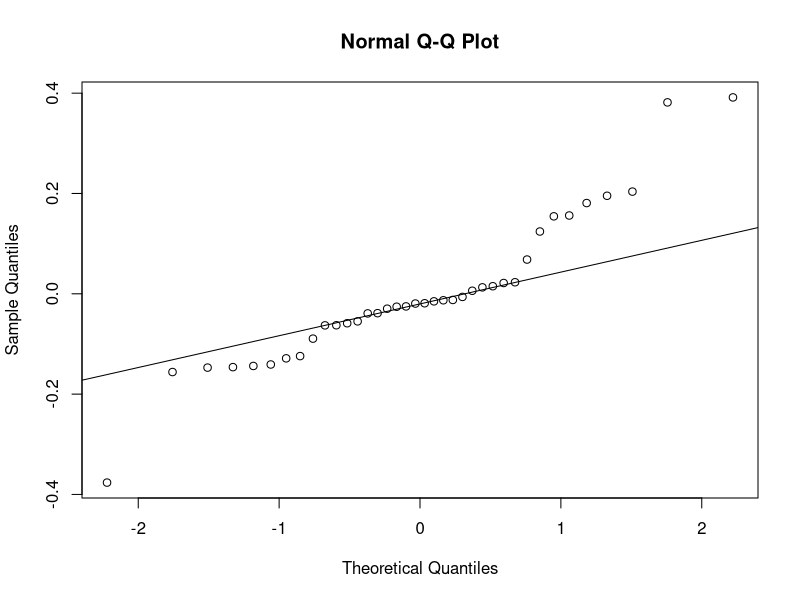
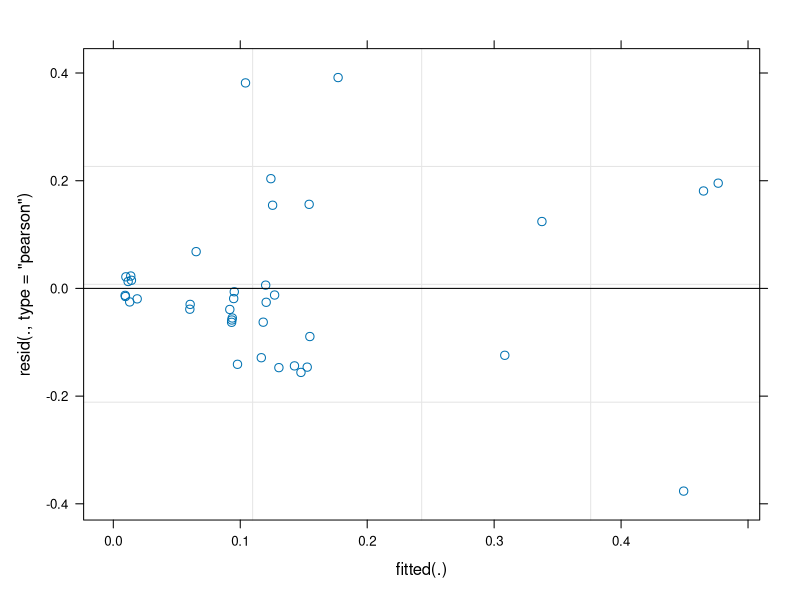

The R script that drew these images, in order: (Note: this script raises an error after producing the figures.)
### Mixed effects models of Pinyon N transformations ###
# Used to analyze data with grouped or hierarchical structures 

rm(list=ls()); graphics.off()
library(tidyverse)
library(here)
library(nlme)
library(lme4)
library(readxl)
library(emmeans)
library(Matrix)
library(Hmisc) #check if it can handle lnme model to calculate pairwaise comparisons
library(multcompView)

### Data ###
d <- read_excel("GrossNRatesData.xlsx") 

d <- d %>% rename_all(funs(make.names(.))) #renames all columns to replace spaces with .

winter <- filter(d, Season %in% c("Winter")) #winter season only
summer <- filter(d, Season %in% c("Summer")) #summer season only

a <- aov(lm(as.numeric(Net.Nit) ~ Treatment, data = d))
summary(a)
TukeyHSD(a, conf.level = .95)
### Mixed effects models ###

#this mixed model assuming same/pooled variance 
#lmer(response ~ fixed effects + (random effects))
mod1 <- lmer(as.numeric(Net.Min) ~ Season*Treatment + (1|Plot.number), data = d)
    #  * indicates interaction between these two things
    #lmer = linear mixed effects

#random_effects_only <- lmer(Gross.Min ~ 1 + (1|Plot.number), data = d)

summary(mod1)

qqnorm(resid(mod1))
qqline(resid(mod1))
#if we plotted residuals against fitted, since we have treatments as the indep var,
  # linear models along is harder to interpret. 

# Thus, we can make a linear mixed model and plot that instead:
plot(mod1) #ideally it is randomly scattered horizontally
anova(mod1)


#if  plot(mod1) shows us unequal variance, we need to model the variance according to Treatment
vartrt <- varIdent(form =~1|Treatment) 
#lme(fixed = response ~ fixed effects, random = ~ random effects | grouping variable)
mod2 <- lme(as.numeric(Net.Min) ~ Season*Treatment, (random =~1|Plot.number), weights = vartrt, data = d) #gls, no random
#this second mixed model fixed the variance issue with the first one by assigning a variance structure
  # to the weights

qqnorm(resid(mod2))
qqline(resid(mod2))
plot(mod2) 

summary(mod2)
anova(mod2)

## If ANOVA shows significance in season, For pairwise comparisons only:
mod2emm = emmeans(mod2, ~ Season * Treatment)
pairwise_comparisons <- emmeans(mod1, pairwise ~ Season * Treatment, adjust = "tukey")

pairs(mod2emm)

pairs_result <- pairwise_comparisons$contrasts
print(pairs_result)
cld <- multcomp::cld(pairwise_comparisons$emmeans, adjust = "tukey")

# Print the results with letters
print(cld)

test <- cld %>%
  mutate(letters = recode(.group, "A" = 4, "B" = 3, "C" = 2, "D" = 1))


#alternative to pairwise^^
# Create interaction term
st_int <- with(d, interaction(Season, Treatment))

# Re-run model specifying the interaction term
mod_int <- lme(Gross.Min ~ st_int, (random =~1|Plot.number), weights = vartrt, data = d)

# Call Tukey's HSD on the model that explicitly specifies the interaction term
TukeyHSD(mod_int)
